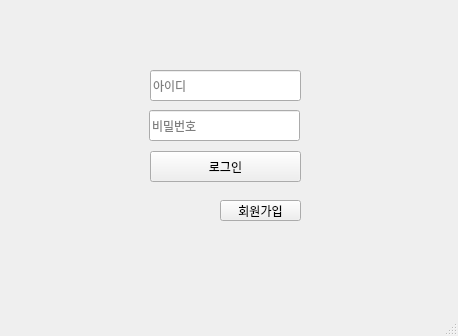
<?xml version="1.0" encoding="UTF-8"?>
<ui version="4.0">
 <class>MainWindow</class>
 <widget class="QMainWindow" name="MainWindow">
  <property name="geometry">
   <rect>
    <x>0</x>
    <y>0</y>
    <width>458</width>
    <height>336</height>
   </rect>
  </property>
  <property name="palette">
   <palette>
    <active>
     <colorrole role="Text">
      <brush brushstyle="SolidPattern">
       <color alpha="255">
        <red>136</red>
        <green>138</green>
        <blue>133</blue>
       </color>
      </brush>
     </colorrole>
     <colorrole role="PlaceholderText">
      <brush brushstyle="SolidPattern">
       <color alpha="128">
        <red>136</red>
        <green>138</green>
        <blue>133</blue>
       </color>
      </brush>
     </colorrole>
    </active>
    <inactive>
     <colorrole role="Text">
      <brush brushstyle="SolidPattern">
       <color alpha="255">
        <red>136</red>
        <green>138</green>
        <blue>133</blue>
       </color>
      </brush>
     </colorrole>
     <colorrole role="PlaceholderText">
      <brush brushstyle="SolidPattern">
       <color alpha="128">
        <red>136</red>
        <green>138</green>
        <blue>133</blue>
       </color>
      </brush>
     </colorrole>
    </inactive>
    <disabled>
     <colorrole role="Text">
      <brush brushstyle="SolidPattern">
       <color alpha="255">
        <red>190</red>
        <green>190</green>
        <blue>190</blue>
       </color>
      </brush>
     </colorrole>
     <colorrole role="PlaceholderText">
      <brush brushstyle="SolidPattern">
       <color alpha="128">
        <red>0</red>
        <green>0</green>
        <blue>0</blue>
       </color>
      </brush>
     </colorrole>
    </disabled>
   </palette>
  </property>
  <property name="windowTitle">
   <string>MainWindow</string>
  </property>
  <widget class="QWidget" name="centralwidget">
   <widget class="QPushButton" name="log">
    <property name="geometry">
     <rect>
      <x>150</x>
      <y>151</y>
      <width>151</width>
      <height>31</height>
     </rect>
    </property>
    <property name="text">
     <string>로그인</string>
    </property>
   </widget>
   <widget class="QLineEdit" name="id_text2">
    <property name="geometry">
     <rect>
      <x>150</x>
      <y>70</y>
      <width>151</width>
      <height>31</height>
     </rect>
    </property>
    <property name="palette">
     <palette>
      <active>
       <colorrole role="Text">
        <brush brushstyle="SolidPattern">
         <color alpha="255">
          <red>0</red>
          <green>0</green>
          <blue>0</blue>
         </color>
        </brush>
       </colorrole>
      </active>
      <inactive>
       <colorrole role="Text">
        <brush brushstyle="SolidPattern">
         <color alpha="255">
          <red>0</red>
          <green>0</green>
          <blue>0</blue>
         </color>
        </brush>
       </colorrole>
      </inactive>
      <disabled>
       <colorrole role="Text">
        <brush brushstyle="SolidPattern">
         <color alpha="255">
          <red>190</red>
          <green>190</green>
          <blue>190</blue>
         </color>
        </brush>
       </colorrole>
      </disabled>
     </palette>
    </property>
    <property name="text">
     <string/>
    </property>
    <property name="placeholderText">
     <string>아이디</string>
    </property>
   </widget>
   <widget class="QLineEdit" name="pw_text2">
    <property name="geometry">
     <rect>
      <x>149</x>
      <y>110</y>
      <width>151</width>
      <height>31</height>
     </rect>
    </property>
    <property name="palette">
     <palette>
      <active>
       <colorrole role="Text">
        <brush brushstyle="SolidPattern">
         <color alpha="255">
          <red>0</red>
          <green>0</green>
          <blue>0</blue>
         </color>
        </brush>
       </colorrole>
      </active>
      <inactive>
       <colorrole role="Text">
        <brush brushstyle="SolidPattern">
         <color alpha="255">
          <red>0</red>
          <green>0</green>
          <blue>0</blue>
         </color>
        </brush>
       </colorrole>
      </inactive>
      <disabled>
       <colorrole role="Text">
        <brush brushstyle="SolidPattern">
         <color alpha="255">
          <red>190</red>
          <green>190</green>
          <blue>190</blue>
         </color>
        </brush>
       </colorrole>
      </disabled>
     </palette>
    </property>
    <property name="text">
     <string/>
    </property>
    <property name="placeholderText">
     <string>비밀번호</string>
    </property>
   </widget>
   <widget class="QPushButton" name="sign">
    <property name="geometry">
     <rect>
      <x>220</x>
      <y>200</y>
      <width>81</width>
      <height>21</height>
     </rect>
    </property>
    <property name="text">
     <string>회원가입</string>
    </property>
   </widget>
  </widget>
  <widget class="QMenuBar" name="menubar">
   <property name="geometry">
    <rect>
     <x>0</x>
     <y>0</y>
     <width>458</width>
     <height>22</height>
    </rect>
   </property>
  </widget>
  <widget class="QStatusBar" name="statusbar"/>
 </widget>
 <resources/>
 <connections/>
</ui>
